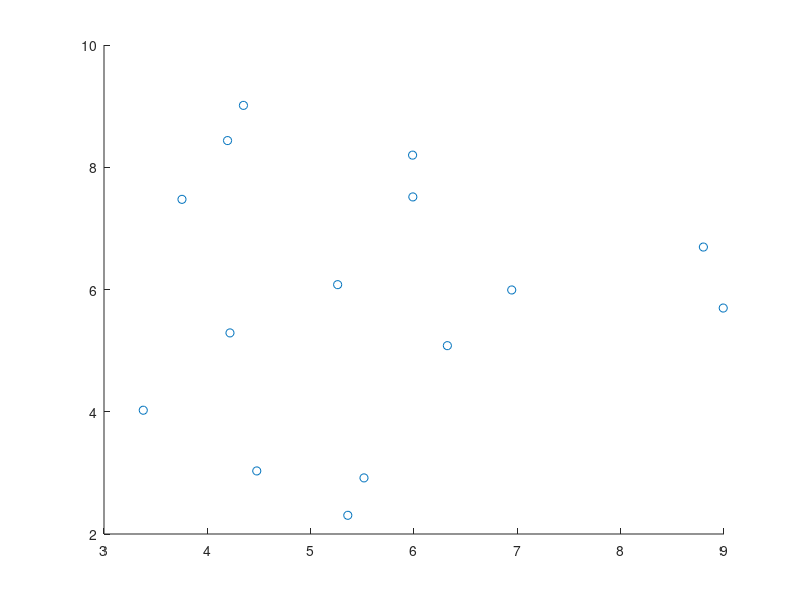

Source code (MATLAB): (Note: this script raises an error after producing the figure.)
%GENERATE DATA
n = 15;
data = zeros(n,2);
mux = 5;
muy = 5;
sdx = 2;
sdy = 2;

%Creates random independent data
for i = 1:n
    data(i,1) = normrnd(mux,sdx);
    data(i,2) = normrnd(muy,sdy);
end



%scatterplot of data
scatter(data(:,1),data(:,2));

%determines which point: p is the closest
mindist = 1000000000;
for i = 1:n
    if i ~= 1
        dist = sqrt((data(i,1)-data(1,1))^2 + (data(i,2)-data(1,2))^2);
%         if mindist == 0   %sets first distance
%             mindist = dist;
%         end
        if dist < mindist
            mindist = dist;
            p = i;
        end
    end
end
%determines epsilon values of nearest neighbour
epx = abs(data(p,1) - data(1,1));
epy = abs(data(p,2) - data(1,2));
ep = max(epx,epy);
%count up nx
nx = 0;
ub = data(1,1) + ep;  %bounds
lb = data(1,1) - ep;
for k = 1:n
    if k ~= 1
        if lb < data(k,1) && data(k,1) < ub
            nx = nx + 1;
        end
    end
end
xline(ub);
xline(lb);

%count up ny
ny = 0;
ub = data(1,2) + ep; %changes bounds for y
lb = data(1,2) - ep;
for k = 1:n
    if k ~= 1
        if lb < data(k,2) && data(k,2) < ub
            ny = ny + 1;
        end
    end
end
yline(ub);
yline(lb);
axis equal;